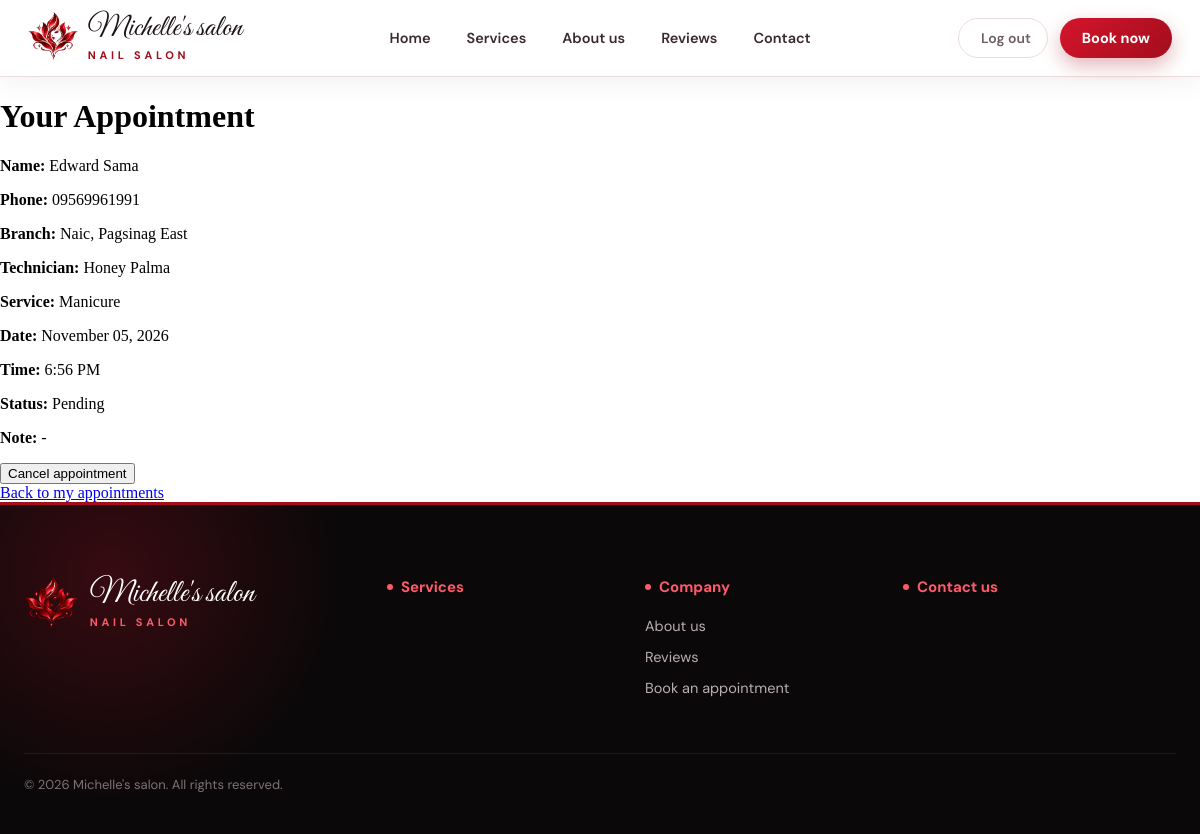
The page /appointments/16/ (signed in) on the database as committed earlier.
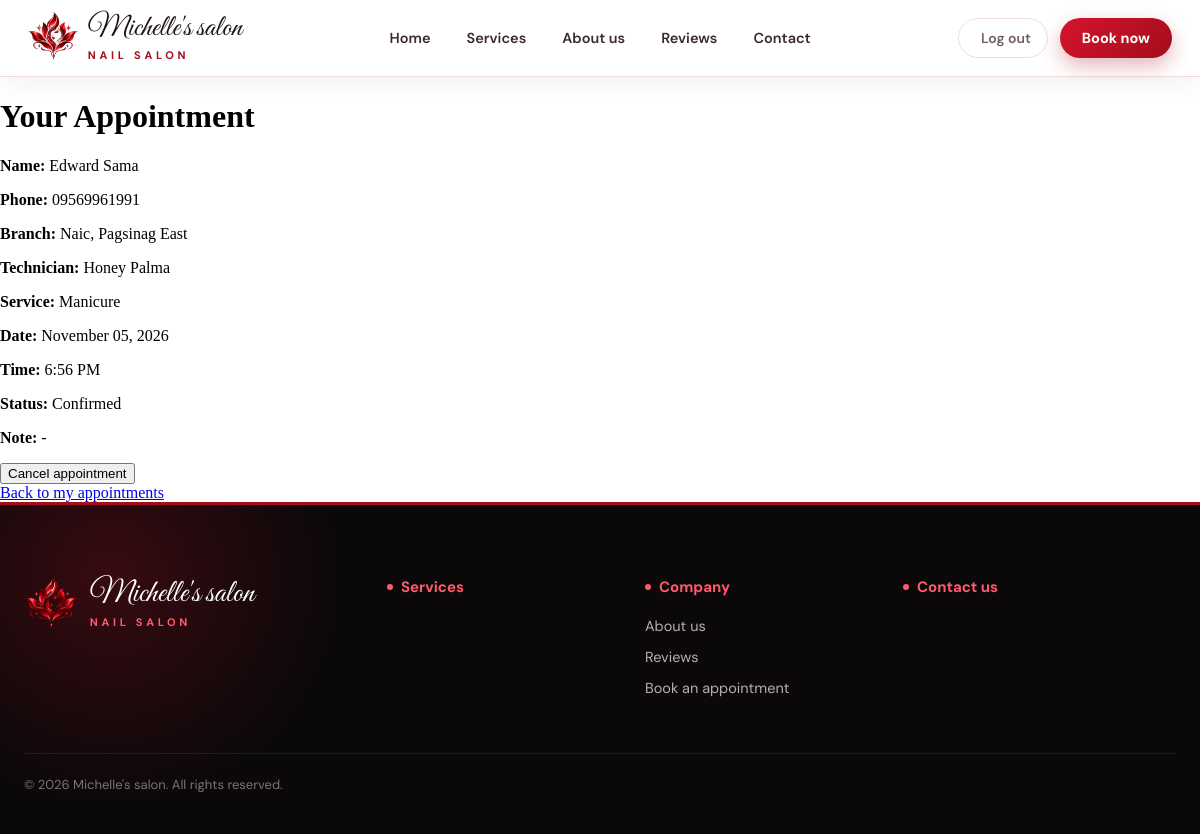
The same page on the database as committed later.
### apiprojects/models.py (models this page shows, shortened)
class Appointment(models.Model):
    user = models.ForeignKey(
         settings.AUTH_USER_MODEL, on_delete=models.CASCADE,
         related_name="appointments", null=True, blank=True
    )
    STATUS_CHOICES = [
         ("pending", "Pending"),
         ("completed", "Completed"),
         ("confirmed", "Confirmed"),
         ("cancelled", "Cancelled"),
         ("no_show", "No_show"),
    ]
    name = models.CharField(max_length=100)
    staff = models.ForeignKey(
        Staff, on_delete=models.PROTECT, related_name="appointments"
    )
    service = models.ForeignKey(Service, on_delete=models.PROTECT, null=True)
    branch = models.ForeignKey(Branch, on_delete=models.PROTECT, null=True, blank=True, related_name="appointments")
    status = models.CharField(max_length=10, choices=STATUS_CHOICES, default="pending")
    created_at = models.DateTimeField(auto_now_add=True)
    appointment_date = models.DateTimeField()
    phone_number = models.CharField(
            max_length=11,
            validators=[phone_validator],
            null=True, blank=True,
        )
    note = models.TextField(blank=True)
    class Meta:
        ordering = ["appointment_date"]

class Branch(models.Model):
    name = models.CharField(max_length=100)
    slug = models.SlugField(unique=True, blank=True)
    address = models.CharField(max_length=255)
    phone = models.CharField(max_length=20)
    image = models.ImageField(upload_to="branches/")
    opening_time = models.TimeField()
    closing_time = models.TimeField()
    map_link = models.URLField(blank=True)
    is_active = models.BooleanField(default=True)
    class Meta:
        verbose_name_plural = "branches"
    def __str__(self):
        return self.name

class Staff(models.Model):
    user = models.OneToOneField(settings.AUTH_USER_MODEL, on_delete=models.SET_NULL, related_name="staff_profile", null=True, blank=True)
    name = models.CharField(max_length=100)
    role = models.CharField(max_length=60, blank=True)
    image = models.ImageField(upload_to="staff/")
    number = models.CharField(max_length=20, null=True, blank=True)
    location = models.CharField(max_length=100, null=True, blank=True)
    base_salary = models.DecimalField(max_digits=10, decimal_places=2, default=0)
    commission_rate = models.DecimalField(max_digits=4, decimal_places=2, default=0)
    class Meta:
        verbose_name_plural = "staff"
    def __str__(self):
        return self.name

class Service(models.Model):
    service_name = models.CharField(max_length=100)
    category = models.ForeignKey(ServiceCategory, on_delete=models.PROTECT, related_name="services", null=True, blank=True)
    price = models.DecimalField(max_digits=8, decimal_places=2)
    image = models.ImageField(upload_to="services/")
    slug = models.SlugField(unique=True, blank=True)

### apiprojects/views.py (the view)
# urls.py: path("appointments/<int:pk>/", views.appointment_detail, name="appointment_detail"),
@login_required
def appointment_detail(request, pk):
    if request.user.is_staff:
        appointment = get_object_or_404(
            Appointment.objects.select_related("staff", "service", "branch"), pk=pk
        )
    else:
        appointment = get_object_or_404(
            Appointment.objects.select_related("staff", "service", "branch"),
            pk=pk, user=request.user,
        )
    deadline = appointment.appointment_date - timedelta(hours=2)
    is_active = appointment.status in ("pending", "confirmed")
    past_deadline = timezone.now() >= deadline
    can_cancel = is_active and (request.user.is_staff or not past_deadline)
    context = {
        "appointment": appointment,
        "can_cancel": can_cancel,
        "is_active": is_active,
        "past_deadline": past_deadline,
        "deadline": deadline,
    }
    return render(request, "appointments/detail.html", context)

### apiprojects/templates/appointments/detail.html (shortened to what this page needs)
{% extends 'appointments/urltemplate.html' %}
{% load static %}
{% block content %}
<h1>Your Appointment</h1>
<p><strong>Name:</strong> {{ appointment.name }}</p>
<p><strong>Phone:</strong> {{ appointment.phone_number|default:"-" }}</p>
<p><strong>Branch:</strong> {{ appointment.branch|default:"-" }}</p>
<p><strong>Technician:</strong> {{ appointment.staff }}</p>
<p><strong>Service:</strong> {{ appointment.service.service_name|default:"-" }}</p>
<p><strong>Date:</strong> {{ appointment.appointment_date|date:"F d, Y" }}</p>
<p><strong>Time:</strong> {{ appointment.appointment_date|time:"g:i A" }}</p>
<p><strong>Status:</strong> {{ appointment.get_status_display }}</p>
<p><strong>Note:</strong> {{ appointment.note|default:"-" }}</p>
{% if can_cancel %}
  <form method="post" action="{% url 'cancel_appointment' appointment.pk %}">
    <button type="submit">Cancel appointment</button>
  </form>
{% elif is_active and past_deadline %}
  <p>This appointment can no longer be cancelled online (less than 2 hours before the appointment).</p>
{% endif %}
<a href="{% url 'appointment_list' %}">Back to my appointments</a>
{% endblock %}

Rows that differ between the two databases and show on the page:
changed Appointment "Edward Sama": status "Pending" → "Confirmed"
